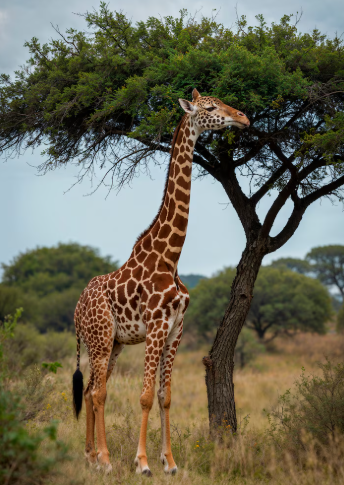
#> input picture opencv/assets/giraffe.png, 344 x 485 px
$ jupyter execute color_threshold.ipynb
#> lines starting #> are read from the running program, lines starting #| are printed output that depends on the picture; after the words box and inside, x2 and y2 are one past the last pixel; in counts of white or black regions, pixels touching at a corner belong together
[cell 1]
import cv2
import numpy as np
import matplotlib.pyplot as plt

[cell 2]
image = cv2.imread("./assets/giraffe.png")
#> image is the input picture: shape (485, 344, 3); mean B, G, R 84.7, 104.2, 107.8

[cell 3]
# opencv default image is BGR
plt.imshow(image)

[cell 4]
image_rgb = cv2.cvtColor(image, cv2.COLOR_BGR2RGB)
image_hsb = cv2.cvtColor(image, cv2.COLOR_BGR2HSV)
#> image_hsb: shape (485, 344, 3); mean H, S, V 46.3, 104.3, 117.5

[cell 5]
plt.imshow(image_rgb)

[cell 6]
plt.imshow(image_hsb)

[cell 7]
lower_bound = np.array([0, 0, 190])
upper_bound = np.array([30, 185, 255])

mask = cv2.inRange(image_hsb, lower_bound, upper_bound)
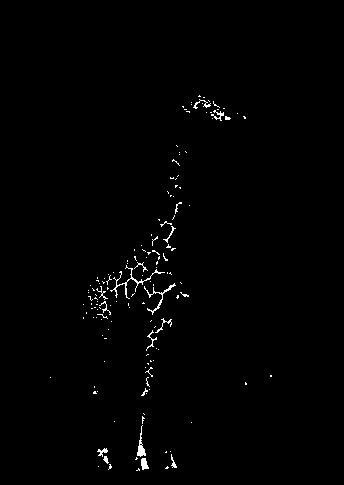
#> mask: shape (485, 344); 0.9% white in thin lines or dots, all inside (x1, y1, x2, y2) = (50, 95, 272, 471)

plt.figure(figsize=(12, 6))
plt.subplot(1, 3, 1)
plt.imshow(image_hsb)
plt.title("HSB Image")

plt.subplot(1, 3, 2)
plt.imshow(mask)
plt.title("Mask Image")

plt.subplot(1, 3, 3)
plt.imshow(image_rgb)
plt.title("Orginal RGB")
plt.show()
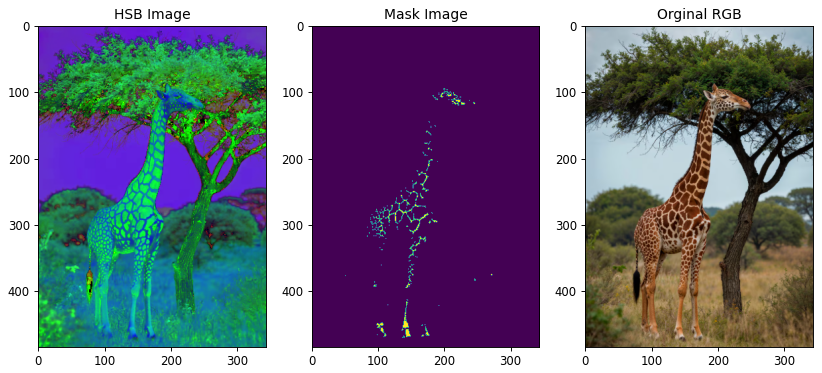
#> figure drawn by matplotlib, 3 panels

[cell 8]
black_hsb = np.uint8([[[ 120, 255, 0 ]]])
black_bgr = cv2.cvtColor(black_hsb, cv2.COLOR_HSV2BGR)[0][0]

[cell 9]
image_result = image.copy()
image_result[mask > 0] = black_bgr
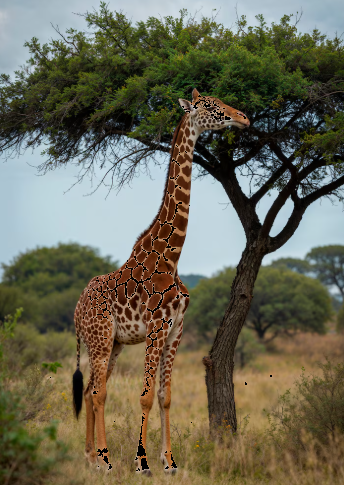
#> image_result: shape (485, 344, 3); 0.9% of pixels changed, all inside (x1, y1, x2, y2) = (50, 95, 272, 471)

[cell 10]
img_res_rgb = cv2.cvtColor(image_result, cv2.COLOR_BGR2RGB)

[cell 11]
plt.imshow(img_res_rgb)

[cell 12]
fig, ax = plt.subplots(1, 3, figsize=(12, 6))
ax[0].imshow(image_rgb)
ax[0].set_title("Original Image")
ax[0].axis("off")

ax[1].imshow(mask)
ax[1].set_title("Mask Image")
ax[1].axis("off")

ax[2].imshow(img_res_rgb)
ax[2].set_title("output image")
ax[2].axis("off")

plt.tight_layout()
plt.show()
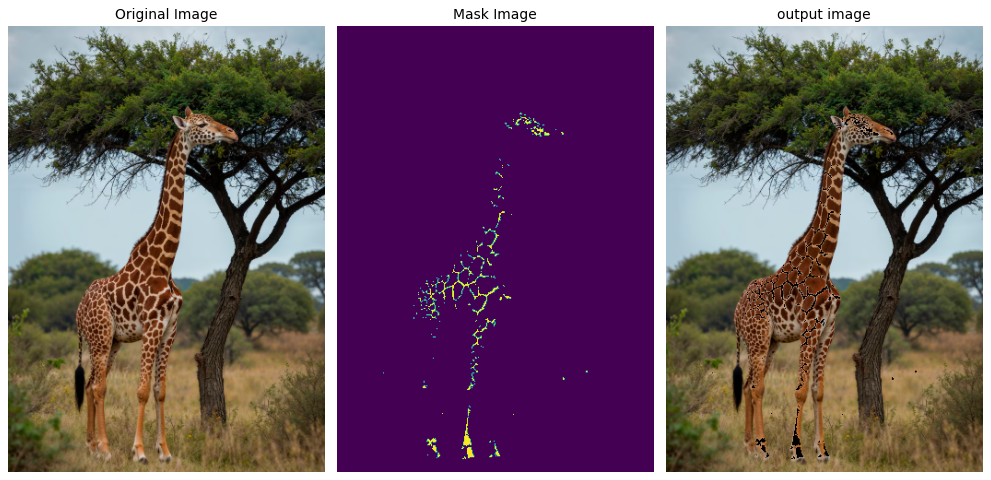
#> figure drawn by matplotlib, 3 panels

$ run again, with opencv/assets/deer.png copied over opencv/assets/giraffe.png
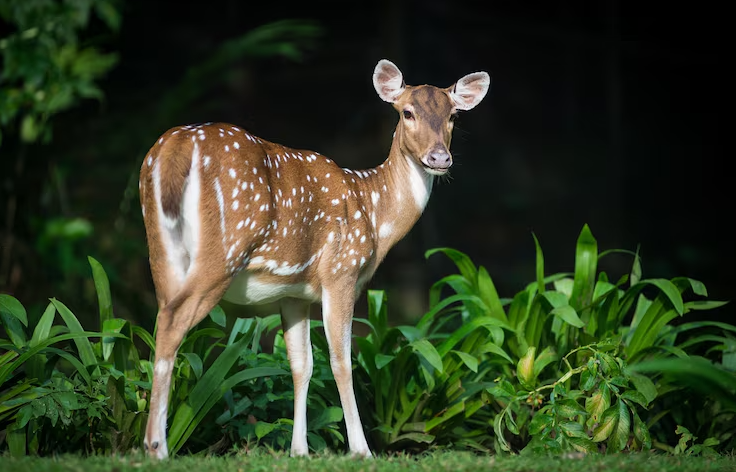
#> input picture opencv/assets/deer.png, 736 x 472 px
#> image is the input picture: shape (472, 736, 3); mean B, G, R 35.2, 59.9, 49.1
#> image_hsb: shape (472, 736, 3); mean H, S, V 51.1, 121.7, 64.2
#> `mask = cv2.inRange(image_hsb, lower_bound, upper_bound)`:
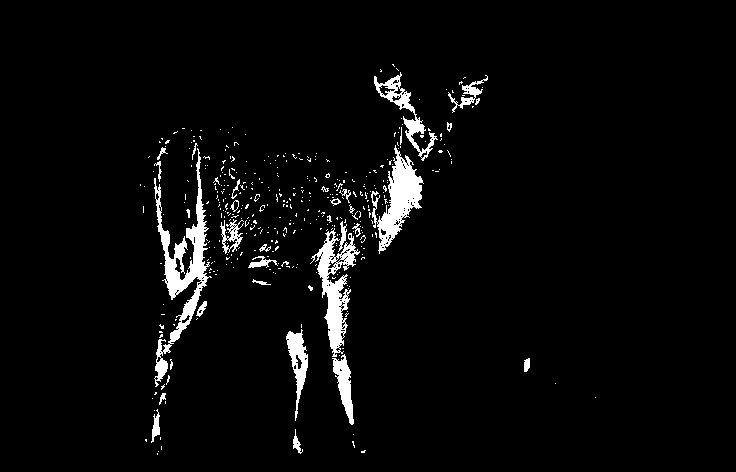
#> mask: shape (472, 736); 3.9% white; 396 white regions (363 under 20 px), largest, box (x1, y1, x2, y2) and area: (154, 148, 212, 387) 3240, (371, 145, 424, 254) 2223, (310, 228, 360, 357) 2171
#> image_result: shape (472, 736, 3); 3.87% of pixels changed, all inside (x1, y1, x2, y2) = (140, 64, 596, 455)
#> `plt.show()`:
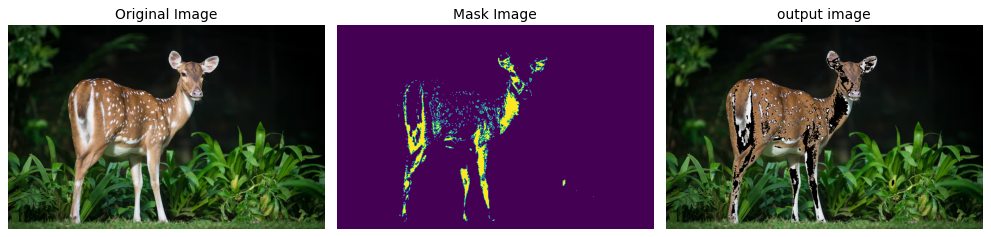
#> figure drawn by matplotlib, 3 panels
